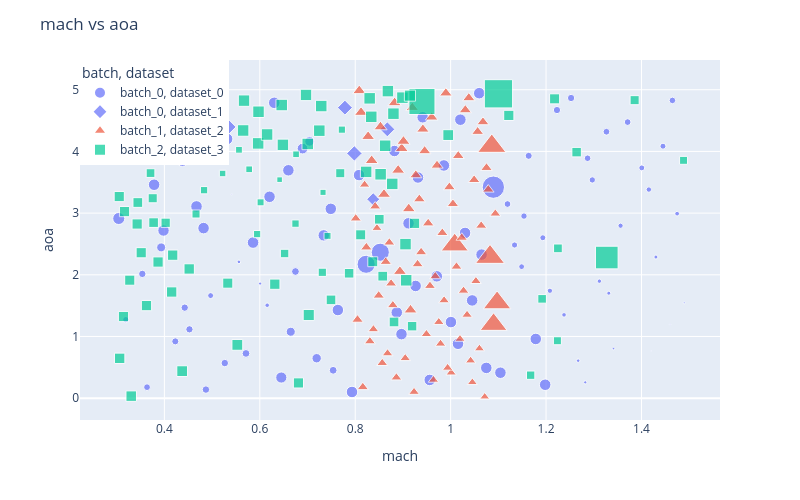

The cell this chart's notebook holds for it:
### Code cell
# Flight conditions (aoa, mach). 
# FLCC = [(1.0, 0.8), (2.5, 0.9), (4.0, 1.05)]
df_post = pd.read_csv(
    '/home/m.jaraiz/Documentos/DATASETS/data_TIFON/rans3_#280/metadata/df_post.csv',
    sep=',',
    index_col=0   
)

import plotly.express as px, os
import numpy as np
from typing import Union

def plot_df_post(df_post, col1:str, col2:str, col3:str = None, line_xy:bool = True, save_path:Union['str', bool] = False):
    
    df_post['size'] = df_post['densityresidual_scaled_stage1'].apply(lambda x: 1/-np.log10(x))
    
    df_post['size'] = 10*(df_post['size'] - df_post['size'].min()) / (df_post['size'].max() - df_post['size'].min())
    dicc_batch = {
        'dataset_0': 'batch_0',
        'dataset_1': 'batch_0',
        'dataset_2': 'batch_1',
        'dataset_3': 'batch_2',
    }
    
    df_post['batch'] = df_post['dataset'].apply(lambda x: dicc_batch[x])
    if col3 is not None:
        fig = px.scatter(
            df_post,
            x=col1, y=col2,
            color=col3,
            symbol="dataset",
            symbol_sequence=["circle", "diamond", "triangle-up", "square"],
            hover_data=df_post.columns,
            #tamaño del marker inversamente proporcional al valor de la columna densityresidual_stage0 
            size=df_post['size']
        )
    else:
        fig = px.scatter(
            df_post, 
            x=col1, y=col2, 
            symbol="dataset",
            symbol_sequence=["circle", "diamond", "triangle-up", "square"],
            hover_data=df_post.columns
            )
    
    if line_xy:
        min_val = min(df_post[col1].min(), df_post[col2].min())
        max_val = max(df_post[col1].max(), df_post[col2].max())
        fig.add_shape(type='line', x0=min_val, y0=min_val, x1=max_val, y1=max_val,
                      line=dict(color='Red', dash='dash'))
    
    fig.update_layout(
        title=f'{col1} vs {col2}',
        xaxis_title=col1,
        yaxis_title=col2,
        height=500, #
        width=800
        )
    # poner la leyenda a la izquierda
    fig.update_layout(legend=dict(x=0, y=1))
    #guardar figura como png si save_path es un string
    if save_path:
        fig.write_image(save_path)
        
    else:
        fig.show()

save_path = None
plot_df_post(df_post, col1='mach', col2='aoa', col3='batch', line_xy=False, save_path=os.path.join(save_path, 'cl0_vs_cl1.png') if save_path is not None else save_path)

intervals = [(0.3, 0.8), (0.8, 1.1), (1.1, 1.4)]
mask = []
p = []
q=0
for inter in intervals:
    min_val, max_val = inter
    mask_inter = (df_post['mach'] >= min_val) & (df_post['mach'] < max_val)
    df_inter = df_post.loc[mask_inter]
    p_error_idx = df_inter['densityresidual_scaled_stage1'].quantile(q)
    p.append(p_error_idx)
    mask = mask + df_inter[df_inter['densityresidual_scaled_stage1'] == p_error_idx].index.tolist()
display(df_post.loc[mask, ['aoa', 'mach', 'densityresidual_scaled_stage1']])

FLCC = [(df_post.loc[idx, 'aoa'], df_post.loc[idx, 'mach']) for idx in mask]

### Figure 1 — Plotly figure (JSON) as saved in the notebook; plotly's stock layout.template omitted (floating-point values rounded to 4 significant figures; data arrays with more than 128 entries replaced by an {"elided": "..."} marker saying what was removed)
{"data": [{"customdata": {"elided": "95x76 mixed values"}, "hovertemplate": "batch=%{customdata[75]}<br>dataset=%{customdata[73]}<br>mach=%{x}<br>aoa=%{y}<br>size=%{customdata[74]}<br>stage=%{customdata[0]}<br>case_idx=%{customdata[1]}<br>h=%{customdata[2]}<br>re=%{customdata[3]}<br>subsets=%{customdata[4]}<br>folder=%{customdata[5]}<br>coeflift_mean_stage0=%{customdata[6]}<br>coeflift_var_stage0=%{customdata[7]}<br>coefdrag_mean_stage0=%{customdata[8]}<br>coefdrag_var_stage0=%{customdata[9]}<br>coefmomenty_mean_stage0=%{customdata[10]}<br>coefmomenty_var_stage0=%{customdata[11]}<br>coeflift_mean_stage1=%{customdata[12]}<br>coeflift_var_stage1=%{customdata[13]}<br>coefdrag_mean_stage1=%{customdata[14]}<br>coefdrag_var_stage1=%{customdata[15]}<br>coefmomenty_mean_stage1=%{customdata[16]}<br>coefmomenty_var_stage1=%{customdata[17]}<br>total_iter_stage0=%{customdata[18]}<br>cfl_stage0=%{customdata[19]}<br>densityresidual_stage0=%{customdata[20]}<br>energystagnationdensityresidual_stage0=%{customdata[21]}<br>iteration_stage0=%{customdata[22]}<br>momentumresidual_stage0=%{customdata[23]}<br>momentumxresidual_stage0=%{customdata[24]}<br>momentumyresidual_stage0=%{customdata[25]}<br>momentumzresidual_stage0=%{customdata[26]}<br>time_stage0=%{customdata[27]}<br>turbulentsanutildedensityresidual_stage0=%{customdata[28]}<br>densityresidual_norm_stage0=%{customdata[29]}<br>densityresidual_scaled_stage0=%{customdata[30]}<br>energystagnationdensityresidual_norm_stage0=%{customdata[31]}<br>energystagnationdensityresidual_scaled_stage0=%{customdata[32]}<br>momentumresidual_norm_stage0=%{customdata[33]}<br>momentumresidual_scaled_stage0=%{customdata[34]}<br>momentumxresidual_norm_stage0=%{customdata[35]}<br>momentumxresidual_scaled_stage0=%{customdata[36]}<br>momentumyresidual_norm_stage0=%{customdata[37]}<br>momentumyresidual_scaled_stage0=%{customdata[38]}<br>momentumzresidual_norm_stage0=%{customdata[39]}<br>momentumzresidual_scaled_stage0=%{customdata[40]}<br>turbulentsanutildedensityresidual_norm_stage0=%{customdata[41]}<br>turbulentsanutildedensityresidual_scaled_stage0=%{customdata[42]}<br>stage_stage0=%{customdata[43]}<br>total_iterations_stage0=%{customdata[44]}<br>total_iter_stage1=%{customdata[45]}<br>cfl_stage1=%{customdata[46]}<br>densityresidual_stage1=%{customdata[47]}<br>energystagnationdensityresidual_stage1=%{customdata[48]}<br>iteration_stage1=%{customdata[49]}<br>momentumresidual_stage1=%{customdata[50]}<br>momentumxresidual_stage1=%{customdata[51]}<br>momentumyresidual_stage1=%{customdata[52]}<br>momentumzresidual_stage1=%{customdata[53]}<br>time_stage1=%{customdata[54]}<br>turbulentsanutildedensityresidual_stage1=%{customdata[55]}<br>densityresidual_norm_stage1=%{customdata[56]}<br>densityresidual_scaled_stage1=%{customdata[57]}<br>energystagnationdensityresidual_norm_stage1=%{customdata[58]}<br>energystagnationdensityresidual_scaled_stage1=%{customdata[59]}<br>momentumresidual_norm_stage1=%{customdata[60]}<br>momentumresidual_scaled_stage1=%{customdata[61]}<br>momentumxresidual_norm_stage1=%{customdata[62]}<br>momentumxresidual_scaled_stage1=%{customdata[63]}<br>momentumyresidual_norm_stage1=%{customdata[64]}<br>momentumyresidual_scaled_stage1=%{customdata[65]}<br>momentumzresidual_norm_stage1=%{customdata[66]}<br>momentumzresidual_scaled_stage1=%{customdata[67]}<br>turbulentsanutildedensityresidual_norm_stage1=%{customdata[68]}<br>turbulentsanutildedensityresidual_scaled_stage1=%{customdata[69]}<br>stage_stage1=%{customdata[70]}<br>total_iterations_stage1=%{customdata[71]}<br>exist=%{customdata[72]}<extra></extra>", "legendgroup": "batch_0, dataset_0", "marker": {"color": "#636efa", "size": [0.0, 1.661, 0.6982, 0.5728, 1.662, 0.1277, 1.66, 1.557, 1.66, 0.764, 1.66, 0.7049, 0.1586, 1.101, 0.7537, 0.009046, 0.07935, 1.659, 0.6254, 1.662, 1.662, 1.034, 0.6662, 0.02171, 1.657, 0.4903, 0.262, 1.66, 1.661, 0.6767, 0.2576, 0.05246, 1.66, 0.4392, 0.2027, 0.3482, 1.663, 0.1264, 0.2416, 1.659, 0.6854, 0.7583, 0.4164, 4.096, 0.162, 0.2015, 1.66, 4.106, 1.011, 0.4732, 1.662, 0.4502, 1.625, 1.66, 1.621, 1.662, 0.3389, 1.661, 1.827, 0.5175, 0.2771, 1.66, 1.662, 0.5669, 1.663, 0.02012, 0.3676, 6.222, 1.662, 0.4979, 1.659, 1.661, 1.656, 0.4372, 1.663, 1.662, 0.5433, 0.621, 1.648, 1.43, 0.4514, 1.154, 1.662, 1.662, 0.5698, 0.5598, 1.663, 1.66, 1.604, 0.6642, 1.663, 0.5413, 0.6692, 1.66, 1.506], "sizemode": "area", "sizeref": 0.025, "symbol": "circle"}, "mode": "markers", "name": "batch_0, dataset_0", "orientation": "v", "showlegend": true, "type": "scatter", "x": [1.386, 0.7932, 0.4871, 0.3636, 1.198, 1.282, 0.9562, 0.6451, 1.104, 0.7537, 1.075, 0.5266, 1.267, 0.7192, 0.571, 1.42, 1.341, 1.015, 0.4229, 1.178, 0.8969, 0.6648, 0.4525, 1.46, 1.001, 0.3192, 1.238, 0.8871, 0.7636, 0.4426, 0.6155, 1.49, 1.045, 0.4969, 1.332, 1.208, 0.9266, 0.6006, 1.312, 0.971, 0.3537, 0.6747, 1.149, 0.8229, 0.5562, 1.43, 1.065, 0.8525, 0.3932, 1.134, 0.5858, 1.193, 0.734, 1.03, 0.3982, 0.4821, 1.356, 0.9118, 0.3043, 1.154, 1.475, 0.7488, 0.4673, 1.119, 0.6204, 0.5414, 1.415, 1.09, 0.3784, 1.297, 0.9315, 0.808, 0.6599, 1.401, 0.9858, 0.4377, 1.287, 1.164, 0.8821, 0.6895, 1.445, 0.7043, 0.5315, 0.408, 1.327, 1.371, 1.02, 0.9414, 0.3488, 1.223, 0.6303, 1.465, 1.252, 1.06, 0.334], "xaxis": "x", "y": [0.02215, 0.1003, 0.1393, 0.1784, 0.2175, 0.2565, 0.2956, 0.3347, 0.4128, 0.4518, 0.4909, 0.569, 0.6081, 0.6472, 0.7253, 0.7643, 0.8034, 0.8815, 0.9206, 0.9597, 1.038, 1.077, 1.116, 1.194, 1.233, 1.272, 1.35, 1.389, 1.428, 1.467, 1.507, 1.546, 1.585, 1.663, 1.702, 1.741, 1.819, 1.858, 1.897, 1.975, 2.014, 2.053, 2.132, 2.171, 2.21, 2.288, 2.327, 2.366, 2.444, 2.483, 2.522, 2.6, 2.639, 2.678, 2.717, 2.757, 2.796, 2.835, 2.913, 2.952, 2.991, 3.069, 3.108, 3.147, 3.264, 3.303, 3.382, 3.421, 3.46, 3.538, 3.577, 3.616, 3.694, 3.733, 3.772, 3.85, 3.889, 3.928, 4.007, 4.046, 4.085, 4.163, 4.202, 4.241, 4.319, 4.475, 4.514, 4.553, 4.632, 4.671, 4.788, 4.827, 4.866, 4.944, 4.983], "yaxis": "y"}, {"customdata": {"elided": "5x76 mixed values"}, "hovertemplate": "batch=%{customdata[75]}<br>dataset=%{customdata[73]}<br>mach=%{x}<br>aoa=%{y}<br>size=%{customdata[74]}<br>stage=%{customdata[0]}<br>case_idx=%{customdata[1]}<br>h=%{customdata[2]}<br>re=%{customdata[3]}<br>subsets=%{customdata[4]}<br>folder=%{customdata[5]}<br>coeflift_mean_stage0=%{customdata[6]}<br>coeflift_var_stage0=%{customdata[7]}<br>coefdrag_mean_stage0=%{customdata[8]}<br>coefdrag_var_stage0=%{customdata[9]}<br>coefmomenty_mean_stage0=%{customdata[10]}<br>coefmomenty_var_stage0=%{customdata[11]}<br>coeflift_mean_stage1=%{customdata[12]}<br>coeflift_var_stage1=%{customdata[13]}<br>coefdrag_mean_stage1=%{customdata[14]}<br>coefdrag_var_stage1=%{customdata[15]}<br>coefmomenty_mean_stage1=%{customdata[16]}<br>coefmomenty_var_stage1=%{customdata[17]}<br>total_iter_stage0=%{customdata[18]}<br>cfl_stage0=%{customdata[19]}<br>densityresidual_stage0=%{customdata[20]}<br>energystagnationdensityresidual_stage0=%{customdata[21]}<br>iteration_stage0=%{customdata[22]}<br>momentumresidual_stage0=%{customdata[23]}<br>momentumxresidual_stage0=%{customdata[24]}<br>momentumyresidual_stage0=%{customdata[25]}<br>momentumzresidual_stage0=%{customdata[26]}<br>time_stage0=%{customdata[27]}<br>turbulentsanutildedensityresidual_stage0=%{customdata[28]}<br>densityresidual_norm_stage0=%{customdata[29]}<br>densityresidual_scaled_stage0=%{customdata[30]}<br>energystagnationdensityresidual_norm_stage0=%{customdata[31]}<br>energystagnationdensityresidual_scaled_stage0=%{customdata[32]}<br>momentumresidual_norm_stage0=%{customdata[33]}<br>momentumresidual_scaled_stage0=%{customdata[34]}<br>momentumxresidual_norm_stage0=%{customdata[35]}<br>momentumxresidual_scaled_stage0=%{customdata[36]}<br>momentumyresidual_norm_stage0=%{customdata[37]}<br>momentumyresidual_scaled_stage0=%{customdata[38]}<br>momentumzresidual_norm_stage0=%{customdata[39]}<br>momentumzresidual_scaled_stage0=%{customdata[40]}<br>turbulentsanutildedensityresidual_norm_stage0=%{customdata[41]}<br>turbulentsanutildedensityresidual_scaled_stage0=%{customdata[42]}<br>stage_stage0=%{customdata[43]}<br>total_iterations_stage0=%{customdata[44]}<br>total_iter_stage1=%{customdata[45]}<br>cfl_stage1=%{customdata[46]}<br>densityresidual_stage1=%{customdata[47]}<br>energystagnationdensityresidual_stage1=%{customdata[48]}<br>iteration_stage1=%{customdata[49]}<br>momentumresidual_stage1=%{customdata[50]}<br>momentumxresidual_stage1=%{customdata[51]}<br>momentumyresidual_stage1=%{customdata[52]}<br>momentumzresidual_stage1=%{customdata[53]}<br>time_stage1=%{customdata[54]}<br>turbulentsanutildedensityresidual_stage1=%{customdata[55]}<br>densityresidual_norm_stage1=%{customdata[56]}<br>densityresidual_scaled_stage1=%{customdata[57]}<br>energystagnationdensityresidual_norm_stage1=%{customdata[58]}<br>energystagnationdensityresidual_scaled_stage1=%{customdata[59]}<br>momentumresidual_norm_stage1=%{customdata[60]}<br>momentumresidual_scaled_stage1=%{customdata[61]}<br>momentumxresidual_norm_stage1=%{customdata[62]}<br>momentumxresidual_scaled_stage1=%{customdata[63]}<br>momentumyresidual_norm_stage1=%{customdata[64]}<br>momentumyresidual_scaled_stage1=%{customdata[65]}<br>momentumzresidual_norm_stage1=%{customdata[66]}<br>momentumzresidual_scaled_stage1=%{customdata[67]}<br>turbulentsanutildedensityresidual_norm_stage1=%{customdata[68]}<br>turbulentsanutildedensityresidual_scaled_stage1=%{customdata[69]}<br>stage_stage1=%{customdata[70]}<br>total_iterations_stage1=%{customdata[71]}<br>exist=%{customdata[72]}<extra></extra>", "legendgroup": "batch_0, dataset_1", "marker": {"color": "#636efa", "size": [1.261, 1.76, 1.662, 9.964, 1.659], "sizemode": "area", "sizeref": 0.025, "symbol": "diamond"}, "mode": "markers", "name": "batch_0, dataset_1", "orientation": "v", "showlegend": true, "type": "scatter", "x": [0.8377, 0.7982, 0.8673, 0.5118, 0.7784], "xaxis": "x", "y": [3.225, 3.967, 4.358, 4.397, 4.71], "yaxis": "y"}, {"customdata": {"elided": "80x76 mixed values"}, "hovertemplate": "batch=%{customdata[75]}<br>dataset=%{customdata[73]}<br>mach=%{x}<br>aoa=%{y}<br>size=%{customdata[74]}<br>stage=%{customdata[0]}<br>case_idx=%{customdata[1]}<br>h=%{customdata[2]}<br>re=%{customdata[3]}<br>subsets=%{customdata[4]}<br>folder=%{customdata[5]}<br>coeflift_mean_stage0=%{customdata[6]}<br>coeflift_var_stage0=%{customdata[7]}<br>coefdrag_mean_stage0=%{customdata[8]}<br>coefdrag_var_stage0=%{customdata[9]}<br>coefmomenty_mean_stage0=%{customdata[10]}<br>coefmomenty_var_stage0=%{customdata[11]}<br>coeflift_mean_stage1=%{customdata[12]}<br>coeflift_var_stage1=%{customdata[13]}<br>coefdrag_mean_stage1=%{customdata[14]}<br>coefdrag_var_stage1=%{customdata[15]}<br>coefmomenty_mean_stage1=%{customdata[16]}<br>coefmomenty_var_stage1=%{customdata[17]}<br>total_iter_stage0=%{customdata[18]}<br>cfl_stage0=%{customdata[19]}<br>densityresidual_stage0=%{customdata[20]}<br>energystagnationdensityresidual_stage0=%{customdata[21]}<br>iteration_stage0=%{customdata[22]}<br>momentumresidual_stage0=%{customdata[23]}<br>momentumxresidual_stage0=%{customdata[24]}<br>momentumyresidual_stage0=%{customdata[25]}<br>momentumzresidual_stage0=%{customdata[26]}<br>time_stage0=%{customdata[27]}<br>turbulentsanutildedensityresidual_stage0=%{customdata[28]}<br>densityresidual_norm_stage0=%{customdata[29]}<br>densityresidual_scaled_stage0=%{customdata[30]}<br>energystagnationdensityresidual_norm_stage0=%{customdata[31]}<br>energystagnationdensityresidual_scaled_stage0=%{customdata[32]}<br>momentumresidual_norm_stage0=%{customdata[33]}<br>momentumresidual_scaled_stage0=%{customdata[34]}<br>momentumxresidual_norm_stage0=%{customdata[35]}<br>momentumxresidual_scaled_stage0=%{customdata[36]}<br>momentumyresidual_norm_stage0=%{customdata[37]}<br>momentumyresidual_scaled_stage0=%{customdata[38]}<br>momentumzresidual_norm_stage0=%{customdata[39]}<br>momentumzresidual_scaled_stage0=%{customdata[40]}<br>turbulentsanutildedensityresidual_norm_stage0=%{customdata[41]}<br>turbulentsanutildedensityresidual_scaled_stage0=%{customdata[42]}<br>stage_stage0=%{customdata[43]}<br>total_iterations_stage0=%{customdata[44]}<br>total_iter_stage1=%{customdata[45]}<br>cfl_stage1=%{customdata[46]}<br>densityresidual_stage1=%{customdata[47]}<br>energystagnationdensityresidual_stage1=%{customdata[48]}<br>iteration_stage1=%{customdata[49]}<br>momentumresidual_stage1=%{customdata[50]}<br>momentumxresidual_stage1=%{customdata[51]}<br>momentumyresidual_stage1=%{customdata[52]}<br>momentumzresidual_stage1=%{customdata[53]}<br>time_stage1=%{customdata[54]}<br>turbulentsanutildedensityresidual_stage1=%{customdata[55]}<br>densityresidual_norm_stage1=%{customdata[56]}<br>densityresidual_scaled_stage1=%{customdata[57]}<br>energystagnationdensityresidual_norm_stage1=%{customdata[58]}<br>energystagnationdensityresidual_scaled_stage1=%{customdata[59]}<br>momentumresidual_norm_stage1=%{customdata[60]}<br>momentumresidual_scaled_stage1=%{customdata[61]}<br>momentumxresidual_norm_stage1=%{customdata[62]}<br>momentumxresidual_scaled_stage1=%{customdata[63]}<br>momentumyresidual_norm_stage1=%{customdata[64]}<br>momentumyresidual_scaled_stage1=%{customdata[65]}<br>momentumzresidual_norm_stage1=%{customdata[66]}<br>momentumzresidual_scaled_stage1=%{customdata[67]}<br>turbulentsanutildedensityresidual_norm_stage1=%{customdata[68]}<br>turbulentsanutildedensityresidual_scaled_stage1=%{customdata[69]}<br>stage_stage1=%{customdata[70]}<br>total_iterations_stage1=%{customdata[71]}<br>exist=%{customdata[72]}<extra></extra>", "legendgroup": "batch_1, dataset_2", "marker": {"color": "#EF553B", "size": [0.9527, 1.104, 1.235, 0.9983, 1.046, 1.159, 1.03, 1.052, 1.163, 1.024, 1.114, 1.116, 1.006, 1.068, 1.184, 1.054, 1.119, 1.11, 6.84, 1.108, 1.289, 1.099, 1.659, 1.183, 7.17, 1.124, 1.249, 1.133, 1.211, 1.191, 1.124, 1.198, 1.66, 1.189, 1.242, 1.264, 7.98, 1.28, 1.293, 7.007, 1.189, 1.24, 1.278, 1.038, 1.226, 1.33, 1.218, 1.153, 1.658, 1.216, 1.332, 1.386, 1.656, 1.28, 1.369, 1.086, 1.323, 1.424, 1.66, 1.323, 1.428, 1.659, 1.395, 1.48, 1.661, 7.586, 1.659, 1.661, 1.404, 1.514, 1.662, 1.412, 1.524, 1.659, 1.478, 1.531, 1.659, 1.481, 1.534, 1.66], "sizemode": "area", "sizeref": 0.025, "symbol": "triangle-up"}, "mode": "markers", "name": "batch_1, dataset_2", "orientation": "v", "showlegend": true, "type": "scatter", "x": [1.071, 0.9233, 0.8159, 1.046, 0.964, 0.8863, 1.001, 0.9937, 0.8566, 1.042, 0.9048, 0.8678, 1.06, 0.9789, 0.8307, 1.02, 0.9492, 0.8381, 1.09, 0.9752, 0.8048, 1.034, 0.9159, 0.8789, 1.097, 0.9863, 0.8492, 1.027, 0.9566, 0.8752, 1.053, 0.9678, 0.8937, 1.012, 0.9307, 0.864, 1.083, 0.9381, 0.8233, 1.008, 0.8715, 1.023, 0.9826, 0.8455, 1.064, 0.9529, 0.8011, 1.094, 0.9122, 0.8418, 1.005, 0.9344, 0.8603, 1.079, 0.9974, 0.8196, 1.049, 0.927, 0.89, 1.075, 0.9715, 0.8344, 1.016, 0.9455, 0.8974, 1.086, 0.9011, 0.827, 1.057, 0.9418, 0.8529, 1.068, 0.9603, 0.8122, 1.031, 0.9196, 0.8826, 1.038, 0.99, 0.8085], "xaxis": "x", "y": [0.02215, 0.1003, 0.1784, 0.2565, 0.2956, 0.3347, 0.4128, 0.4909, 0.569, 0.6081, 0.6472, 0.7253, 0.8034, 0.8815, 0.9206, 0.9597, 1.038, 1.116, 1.194, 1.233, 1.272, 1.35, 1.428, 1.507, 1.546, 1.585, 1.663, 1.741, 1.819, 1.858, 1.897, 1.975, 2.053, 2.132, 2.171, 2.21, 2.288, 2.366, 2.444, 2.483, 2.522, 2.6, 2.678, 2.757, 2.796, 2.835, 2.913, 2.991, 3.069, 3.108, 3.147, 3.225, 3.303, 3.382, 3.421, 3.46, 3.538, 3.616, 3.694, 3.733, 3.772, 3.85, 3.928, 4.007, 4.046, 4.085, 4.163, 4.241, 4.319, 4.358, 4.397, 4.475, 4.553, 4.632, 4.671, 4.71, 4.788, 4.866, 4.944, 4.983], "yaxis": "y"}, {"customdata": {"elided": "100x76 mixed values"}, "hovertemplate": "batch=%{customdata[75]}<br>dataset=%{customdata[73]}<br>mach=%{x}<br>aoa=%{y}<br>size=%{customdata[74]}<br>stage=%{customdata[0]}<br>case_idx=%{customdata[1]}<br>h=%{customdata[2]}<br>re=%{customdata[3]}<br>subsets=%{customdata[4]}<br>folder=%{customdata[5]}<br>coeflift_mean_stage0=%{customdata[6]}<br>coeflift_var_stage0=%{customdata[7]}<br>coefdrag_mean_stage0=%{customdata[8]}<br>coefdrag_var_stage0=%{customdata[9]}<br>coefmomenty_mean_stage0=%{customdata[10]}<br>coefmomenty_var_stage0=%{customdata[11]}<br>coeflift_mean_stage1=%{customdata[12]}<br>coeflift_var_stage1=%{customdata[13]}<br>coefdrag_mean_stage1=%{customdata[14]}<br>coefdrag_var_stage1=%{customdata[15]}<br>coefmomenty_mean_stage1=%{customdata[16]}<br>coefmomenty_var_stage1=%{customdata[17]}<br>total_iter_stage0=%{customdata[18]}<br>cfl_stage0=%{customdata[19]}<br>densityresidual_stage0=%{customdata[20]}<br>energystagnationdensityresidual_stage0=%{customdata[21]}<br>iteration_stage0=%{customdata[22]}<br>momentumresidual_stage0=%{customdata[23]}<br>momentumxresidual_stage0=%{customdata[24]}<br>momentumyresidual_stage0=%{customdata[25]}<br>momentumzresidual_stage0=%{customdata[26]}<br>time_stage0=%{customdata[27]}<br>turbulentsanutildedensityresidual_stage0=%{customdata[28]}<br>densityresidual_norm_stage0=%{customdata[29]}<br>densityresidual_scaled_stage0=%{customdata[30]}<br>energystagnationdensityresidual_norm_stage0=%{customdata[31]}<br>energystagnationdensityresidual_scaled_stage0=%{customdata[32]}<br>momentumresidual_norm_stage0=%{customdata[33]}<br>momentumresidual_scaled_stage0=%{customdata[34]}<br>momentumxresidual_norm_stage0=%{customdata[35]}<br>momentumxresidual_scaled_stage0=%{customdata[36]}<br>momentumyresidual_norm_stage0=%{customdata[37]}<br>momentumyresidual_scaled_stage0=%{customdata[38]}<br>momentumzresidual_norm_stage0=%{customdata[39]}<br>momentumzresidual_scaled_stage0=%{customdata[40]}<br>turbulentsanutildedensityresidual_norm_stage0=%{customdata[41]}<br>turbulentsanutildedensityresidual_scaled_stage0=%{customdata[42]}<br>stage_stage0=%{customdata[43]}<br>total_iterations_stage0=%{customdata[44]}<br>total_iter_stage1=%{customdata[45]}<br>cfl_stage1=%{customdata[46]}<br>densityresidual_stage1=%{customdata[47]}<br>energystagnationdensityresidual_stage1=%{customdata[48]}<br>iteration_stage1=%{customdata[49]}<br>momentumresidual_stage1=%{customdata[50]}<br>momentumxresidual_stage1=%{customdata[51]}<br>momentumyresidual_stage1=%{customdata[52]}<br>momentumzresidual_stage1=%{customdata[53]}<br>time_stage1=%{customdata[54]}<br>turbulentsanutildedensityresidual_stage1=%{customdata[55]}<br>densityresidual_norm_stage1=%{customdata[56]}<br>densityresidual_scaled_stage1=%{customdata[57]}<br>energystagnationdensityresidual_norm_stage1=%{customdata[58]}<br>energystagnationdensityresidual_scaled_stage1=%{customdata[59]}<br>momentumresidual_norm_stage1=%{customdata[60]}<br>momentumresidual_scaled_stage1=%{customdata[61]}<br>momentumxresidual_norm_stage1=%{customdata[62]}<br>momentumxresidual_scaled_stage1=%{customdata[63]}<br>momentumyresidual_norm_stage1=%{customdata[64]}<br>momentumyresidual_scaled_stage1=%{customdata[65]}<br>momentumzresidual_norm_stage1=%{customdata[66]}<br>momentumzresidual_scaled_stage1=%{customdata[67]}<br>turbulentsanutildedensityresidual_norm_stage1=%{customdata[68]}<br>turbulentsanutildedensityresidual_scaled_stage1=%{customdata[69]}<br>stage_stage1=%{customdata[70]}<br>total_iterations_stage1=%{customdata[71]}<br>exist=%{customdata[72]}<extra></extra>", "legendgroup": "batch_2, dataset_3", "marker": {"color": "#00cc96", "size": [1.378, 1.291, 0.8685, 1.444, 1.353, 1.465, 0.803, 1.127, 1.177, 1.312, 1.548, 1.319, 1.164, 0.9247, 1.335, 1.324, 1.273, 1.656, 1.287, 1.193, 1.143, 0.8458, 1.341, 1.323, 1.239, 6.418, 1.333, 0.9006, 1.299, 0.9568, 1.662, 0.611, 1.26, 0.6531, 1.312, 0.6759, 1.318, 1.072, 1.164, 1.177, 0.807, 1.309, 1.186, 0.6106, 1.034, 1.295, 0.4624, 0.6627, 1.662, 0.3895, 1.662, 0.5299, 1.03, 0.9495, 1.656, 0.5627, 0.7914, 0.8139, 0.5987, 0.5564, 0.9506, 1.129, 0.5762, 1.662, 1.651, 1.659, 1.662, 0.796, 0.9967, 1.457, 1.662, 0.908, 1.075, 1.658, 1.662, 0.6436, 1.576, 1.663, 0.9921, 1.3, 1.425, 1.66, 1.658, 1.661, 1.66, 1.663, 1.237, 8.486, 1.635, 1.028, 1.264, 1.659, 1.66, 1.539, 1.636, 1.52, 10.0, 1.402, 1.317, 1.662], "sizemode": "area", "sizeref": 0.025, "symbol": "square"}, "mode": "markers", "name": "batch_2, dataset_3", "orientation": "v", "showlegend": true, "type": "scatter", "x": [0.3305, 0.681, 1.168, 0.4373, 0.3063, 0.5529, 1.224, 0.9192, 0.8813, 0.3142, 0.7026, 0.3625, 0.7492, 1.192, 0.4153, 0.6314, 0.5328, 0.9068, 0.3274, 0.8577, 0.7872, 0.731, 0.452, 0.3867, 0.8368, 1.327, 0.4174, 0.652, 0.3514, 1.225, 0.9054, 0.7419, 0.8115, 0.5944, 0.3429, 0.6748, 0.9243, 0.4027, 0.3774, 0.8504, 0.4663, 0.3164, 0.3443, 0.6016, 0.3755, 0.3054, 0.7326, 0.4832, 0.8776, 0.6415, 0.8532, 0.522, 0.7686, 0.371, 0.8229, 0.5777, 1.488, 0.3875, 0.4954, 0.676, 0.3549, 1.264, 0.5563, 0.8627, 0.6484, 0.7005, 0.5965, 0.4137, 0.3327, 0.995, 0.6153, 0.3737, 0.3112, 0.7247, 0.565, 0.772, 0.4314, 0.8336, 0.3205, 1.122, 0.3744, 0.8801, 0.5973, 0.5174, 0.7288, 0.6459, 0.3238, 0.9399, 0.5669, 1.386, 1.218, 0.8302, 0.8989, 0.9147, 0.6969, 0.4217, 1.1, 0.3729, 0.3472, 0.8685], "xaxis": "x", "y": [0.03308, 0.2475, 0.3725, 0.4383, 0.646, 0.8641, 0.9308, 1.167, 1.235, 1.323, 1.348, 1.5, 1.593, 1.61, 1.721, 1.848, 1.865, 1.911, 1.913, 1.978, 2.025, 2.04, 2.095, 2.207, 2.211, 2.28, 2.318, 2.345, 2.358, 2.428, 2.497, 2.631, 2.648, 2.659, 2.823, 2.83, 2.834, 2.843, 2.846, 2.9, 2.985, 3.025, 3.172, 3.175, 3.241, 3.268, 3.336, 3.371, 3.474, 3.542, 3.629, 3.642, 3.647, 3.649, 3.668, 3.71, 3.855, 3.922, 3.927, 3.954, 3.972, 3.988, 4.026, 4.092, 4.106, 4.121, 4.13, 4.14, 4.17, 4.265, 4.274, 4.284, 4.331, 4.336, 4.339, 4.353, 4.51, 4.561, 4.566, 4.584, 4.587, 4.611, 4.643, 4.695, 4.735, 4.752, 4.783, 4.81, 4.823, 4.831, 4.853, 4.86, 4.872, 4.904, 4.916, 4.927, 4.934, 4.942, 4.944, 4.978], "yaxis": "y"}], "layout": {"height": 500, "legend": {"itemsizing": "constant", "title": {"text": "batch, dataset"}, "tracegroupgap": 0, "x": 0, "y": 1}, "margin": {"t": 60}, "title": {"text": "mach vs aoa"}, "width": 800, "xaxis": {"anchor": "y", "domain": [0, 1], "title": {"text": "mach"}}, "yaxis": {"anchor": "x", "domain": [0, 1], "title": {"text": "aoa"}}}}
